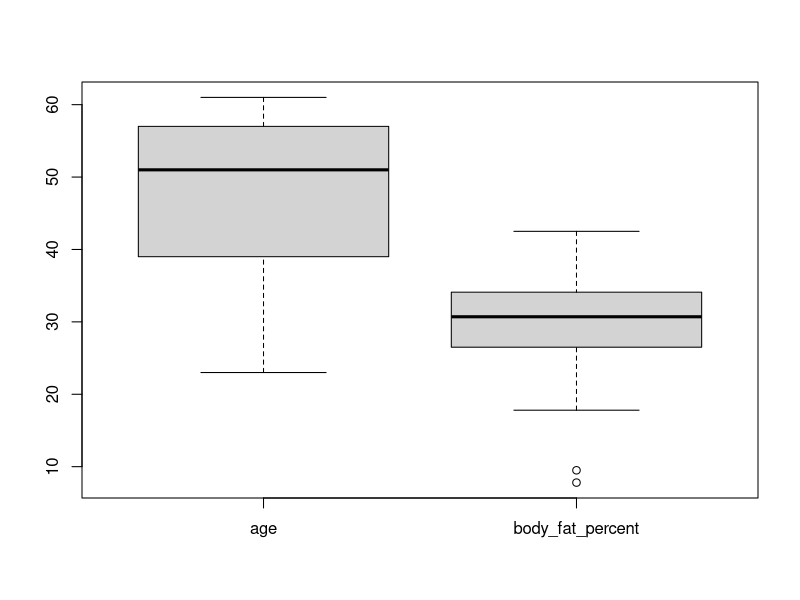
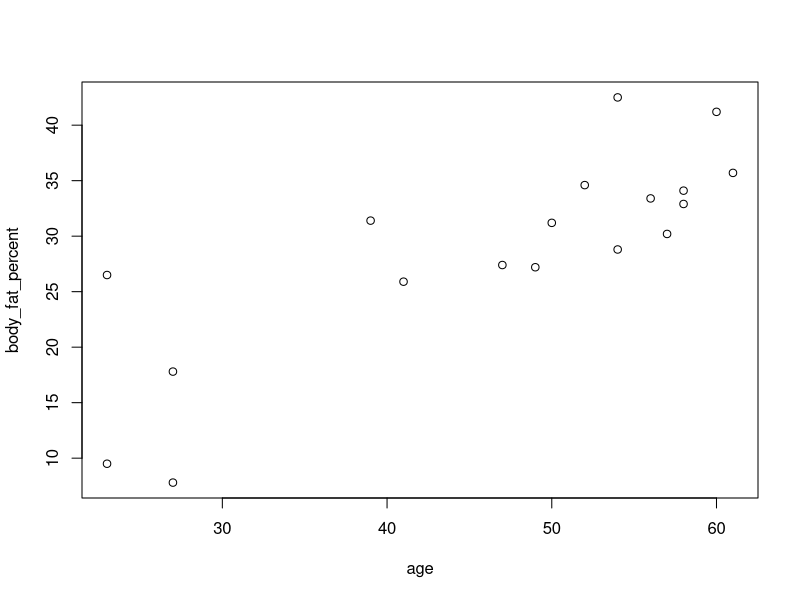
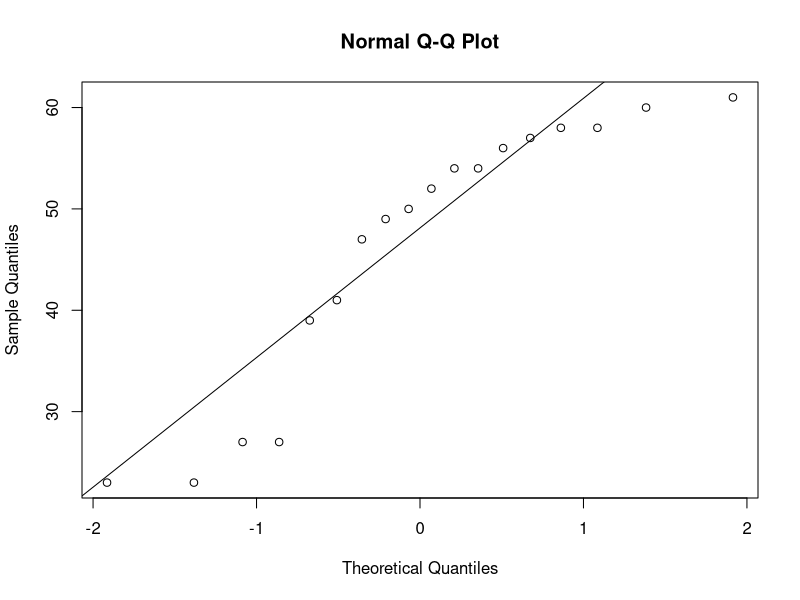
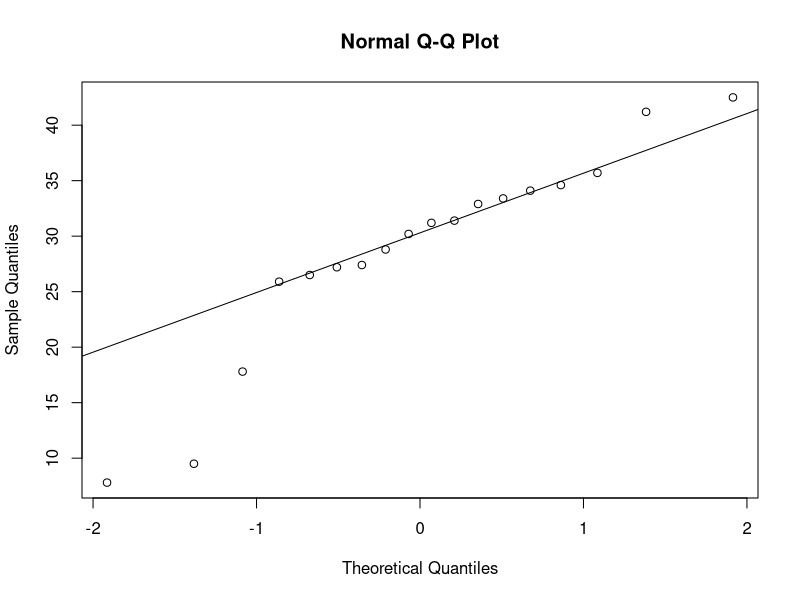

Here is the R script that generated these plots, in order:
age <- c(23,23,27,27,39,41,47,49,50,52,54,54,56,57,58,58,60,61)
body_fat_percent <- c(9.5,26.5,7.8,17.8,31.4,25.9,27.4,27.2,31.2,34.6,42.5,28.8,33.4,30.2,34.1,32.9,41.2,35.7)
#5.a
mean(age)
mean(body_fat_percent)
median(age)
median(body_fat_percent)
sd(age)
sd(body_fat_percent)
#5.b
#create dataframe
df<-data.frame(age,body_fat_percent)
#box plot
boxplot(df)
#scatter plot
plot(df)
#qq plot
qqnorm(age)
qqline(age)
qqnorm(body_fat_percent)
qqline(body_fat_percent)
